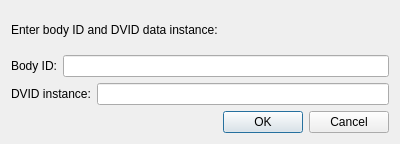
<?xml version="1.0" encoding="UTF-8"?>
<ui version="4.0">
 <class>FocusedPathBodyInputDialog</class>
 <widget class="QDialog" name="FocusedPathBodyInputDialog">
  <property name="geometry">
   <rect>
    <x>0</x>
    <y>0</y>
    <width>400</width>
    <height>144</height>
   </rect>
  </property>
  <property name="windowTitle">
   <string>Dialog</string>
  </property>
  <layout class="QVBoxLayout" name="verticalLayout">
   <item>
    <widget class="QLabel" name="label_2">
     <property name="text">
      <string>Enter body ID and DVID data instance:</string>
     </property>
     <property name="alignment">
      <set>Qt::AlignLeading|Qt::AlignLeft|Qt::AlignVCenter</set>
     </property>
    </widget>
   </item>
   <item>
    <layout class="QHBoxLayout" name="horizontalLayout">
     <item>
      <widget class="QLabel" name="label">
       <property name="text">
        <string>Body ID:</string>
       </property>
      </widget>
     </item>
     <item>
      <widget class="QLineEdit" name="bodyIDInput"/>
     </item>
    </layout>
   </item>
   <item>
    <layout class="QHBoxLayout" name="horizontalLayout_2">
     <item>
      <widget class="QLabel" name="label_3">
       <property name="text">
        <string>DVID instance:</string>
       </property>
      </widget>
     </item>
     <item>
      <widget class="QLineEdit" name="edgeInstanceInput"/>
     </item>
    </layout>
   </item>
   <item>
    <widget class="QDialogButtonBox" name="buttonBox">
     <property name="orientation">
      <enum>Qt::Horizontal</enum>
     </property>
     <property name="standardButtons">
      <set>QDialogButtonBox::Cancel|QDialogButtonBox::Ok</set>
     </property>
    </widget>
   </item>
  </layout>
 </widget>
 <resources/>
 <connections>
  <connection>
   <sender>buttonBox</sender>
   <signal>accepted()</signal>
   <receiver>FocusedPathBodyInputDialog</receiver>
   <slot>accept()</slot>
   <hints>
    <hint type="sourcelabel">
     <x>248</x>
     <y>254</y>
    </hint>
    <hint type="destinationlabel">
     <x>157</x>
     <y>274</y>
    </hint>
   </hints>
  </connection>
  <connection>
   <sender>buttonBox</sender>
   <signal>rejected()</signal>
   <receiver>FocusedPathBodyInputDialog</receiver>
   <slot>reject()</slot>
   <hints>
    <hint type="sourcelabel">
     <x>316</x>
     <y>260</y>
    </hint>
    <hint type="destinationlabel">
     <x>286</x>
     <y>274</y>
    </hint>
   </hints>
  </connection>
 </connections>
</ui>
